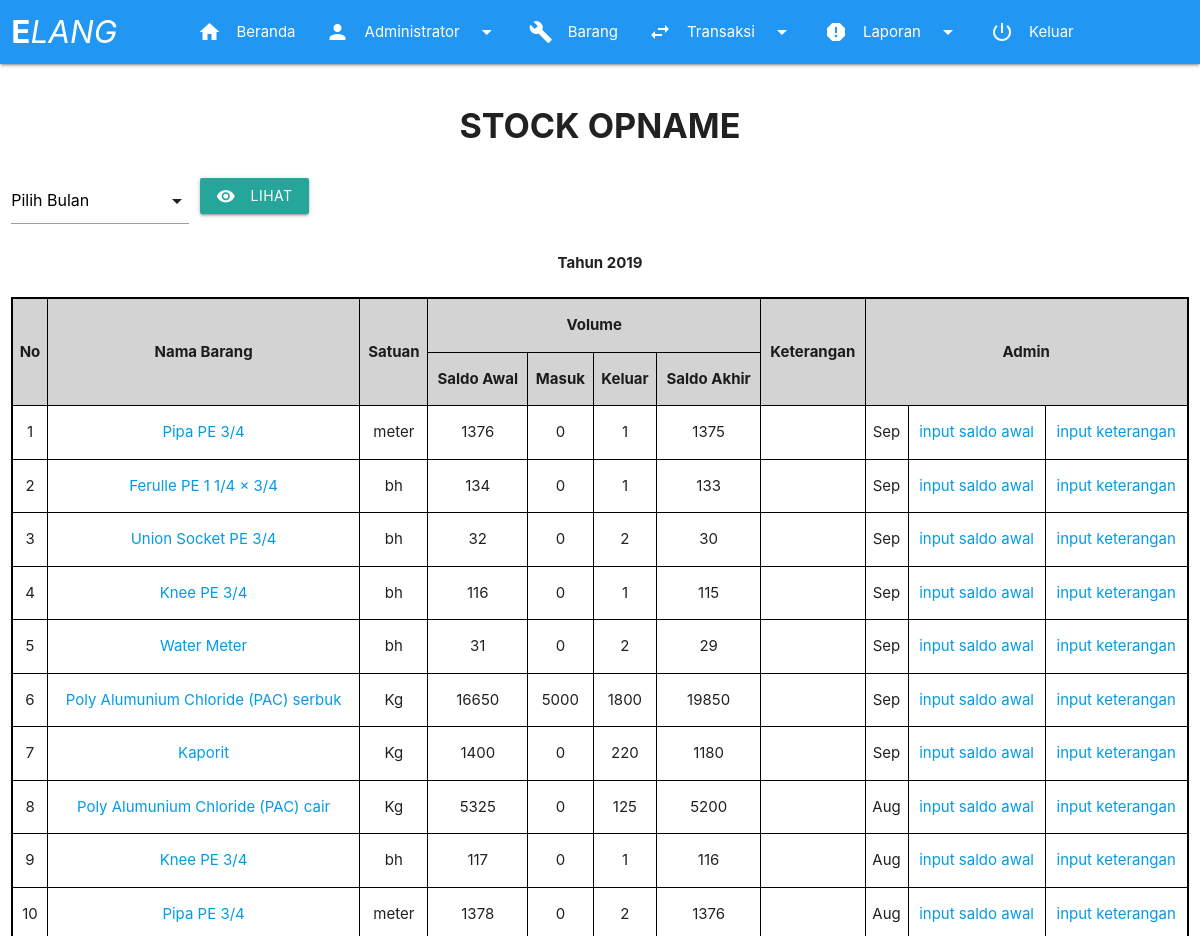
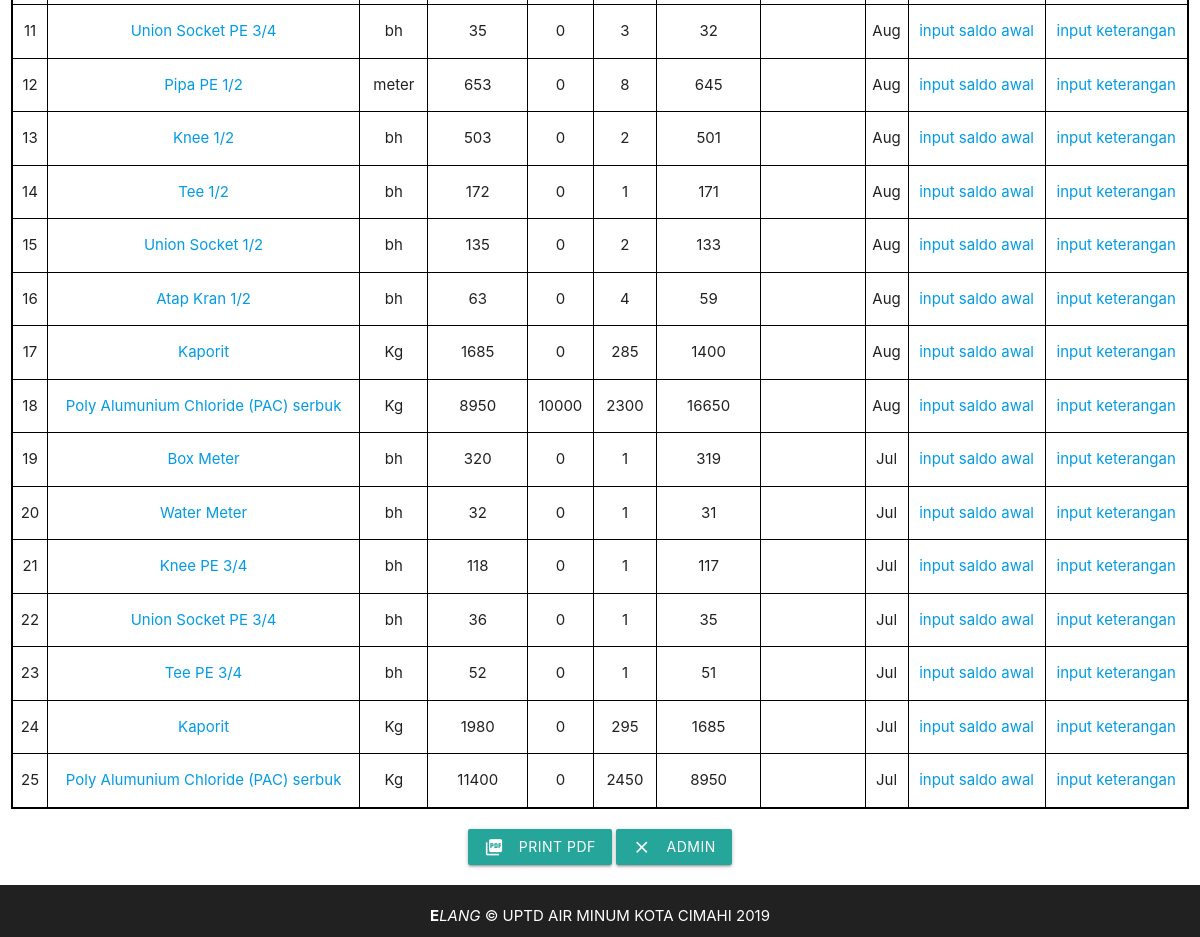
The page /page/stock_opname.php (signed in) on the database its author committed (2 pictures, top to bottom).
### tables this page shows
CREATE TABLE `stok_opname` (
  `id` int(11) NOT NULL,
  `nama_barang` varchar(100) NOT NULL,
  `kode_barang` varchar(10) NOT NULL,
  `satuan` varchar(10) NOT NULL,
  `saldo_awal` int(11) NOT NULL,
  `masuk` int(11) NOT NULL,
  `keluar` int(11) NOT NULL,
  `saldo_akhir` int(11) NOT NULL,
  `keterangan` varchar(100) NOT NULL,
  `bulan` date NOT NULL
);

### fungsi/fungsi.php (called while the page is built, shortened)
<?php
function tampilkan_stock_opname(){
	global $link;
	$query = "SELECT * FROM stok_opname ORDER BY bulan DESC";
	$result = mysqli_query($link, $query) or die ('gagal menampilkan data stock opname');
	return $result;
}
?>

### page/stock_opname.php (the view, shortened to what this page needs)
<!DOCTYPE html>
  <html>
    <head>
      <?php require_once "../aset/view/headcontent.php"; ?>
    </head>
    <body>
      <?php
      require_once "../aset/view/header.php";
      require_once "../fungsi/db.php";
      require_once "../fungsi/fungsi.php";
      $stock_opname = tampilkan_stock_opname();
      $nourut = 1;
      $namabulan = 'Tahun ' . date('Y');
      if(isset($_GET['bulan'])){
        $bulan = $_GET['bulan'];
        $stock_opname = opname_per_bulan($_GET['bulan']);
        if($bulan === '01'){
          $namabulan = 'Bulan Januari';
        }elseif($bulan === '02'){
          $namabulan = 'Bulan Februari';
        }elseif($bulan === '03'){
          $namabulan = 'Bulan Maret';
        }elseif($bulan === '04'){
          $namabulan = 'Bulan April';
        }elseif($bulan === '05'){
          $namabulan = 'Bulan Mei';
        }elseif($bulan === '06'){
          $namabulan = 'Bulan Juni';
        }elseif($bulan === '07'){
          $namabulan = 'Bulan Juli';
        }elseif($bulan === '08'){
          $namabulan = 'Bulan Agustus';
        }elseif($bulan === '09'){
          $namabulan = 'Bulan September';
        }elseif($bulan === '10'){
          $namabulan = 'Bulan Oktober';
        }elseif($bulan === '11'){
          $namabulan = 'Bulan November';
        }elseif($bulan === '12'){
          $namabulan = 'Bulan Desember';
        }else{
          $namabulan = 'Tahun ' . date('Y');
        }
      } else {
        $stock_opname = tampilkan_stock_opname();
      }
      ?>
      <main>
        <div class="row">
          <div class="col s12">
            <h4><div class="center"><b>STOCK OPNAME</b></div></h4>
          </div>
        </div>
        <form action="" method="get">
          <div class="row">
            <div class="col s2">
            </div>
            <div>
              <button class="btn waves-effect waves-light" type="submit" name="submit">Lihat
                <i class="material-icons left">remove_red_eye</i>
              </button>
            </div>
          </div>
        </form>
        <div id="cetakLaporan">
          <div class="row">
            <div class="col s12 center">
              <?='<b>' . $namabulan . '</b><br><br>';?>
              <table class="highlight responsive-table centered opname">
                <thead>
                <?php
                  $dispelayiw = '';
                ?>
                  <tr>
                    <th rowspan="2" class="center">No</th>
                    <th rowspan="2" class="center">Nama Barang</th>
                    <th rowspan="2" class="center">Satuan</th>
                    <th colspan="4" class="center">Volume</th>
                    <th rowspan="2" class="center">Keterangan</th>
                    <th rowspan="2" colspan="3" style="display:<?=$dispelayiw;?>;">Admin</th>
                  </tr>
                  <tr>
                    <th class="center">Saldo Awal</th>
                    <th class="center">Masuk</th>
                    <th class="center">Keluar</th>
                    <th class="center">Saldo Akhir</th>
                  </tr>
                </thead>
                <tbody>
                  <?php while($row = mysqli_fetch_assoc($stock_opname)):
                  $dispelay = '';
                  $syaldo_awal = $row['saldo_awal'];
                  ?>
                  <tr>
                    <td><?=$nourut++;?></td>
                    <td><a href="kartu_stock.php?kode=<?=$row['kode_barang'];?>"><?=$row['nama_barang'];?></a></td>
                    <td><?=$row['satuan'];?></td>
                    <td><?=$syaldo_awal;?></td>
                    <td><?=$row['masuk'];?></td>
                    <td><?=$row['keluar'];?></td>
                    <td><?=$row['saldo_akhir'];?></td>
                    <td><?=$row['keterangan'];?></td>
                    <td style="display:<?=$dispelayiw;?>;"><?= date('M', strtotime($row['bulan']));?></td>
                    <td style="display:<?=$dispelayiw;?>;"><a href="opname_saldo_awal.php?id=<?=$row['id'];?>" style="display:<?=$dispelay;?>;">input saldo awal</a></td>
                    <td style="display:<?=$dispelayiw;?>;"><a href="opname_keterangan.php?id=<?=$row['id'];?>" style="display:<?=$dispelay;?>;">input keterangan</a></td>
                  </tr>
                  <?php endwhile;?>
                </tbody>
              </table>
            </div>
          </div>
        </div>
        <div class="row">
          <div class="center">
            <div class="col s12">
              <button class="btn waves-effect waves-light" onclick="printContent('cetakLaporan')">Print PDF
                <i class="material-icons left">picture_as_pdf</i>
              </button>
              <a class="btn lighten-1 waves-effect waves-light" href="opname_input_saldo_awal_keterangan.php">Admin
                <i class="material-icons left">clear</i>
              </a>
            </div>
          </div>
        </div>
      </main>
      <?php
      require_once "../aset/view/footer.php";
      ?>
    </body>
  </html>

### aset/css/style.css (style rules this page uses)
* { margin: 0; padding: 0; }
body { background: #fff; display: flex; min-height: 100vh; flex-direction: column; }
main { flex: 1 0 auto; }
.opname { border: 2px solid black; }
.opname th { border: 1px solid black; background-color: lightgray; }
.opname td { border: 1px solid black; }

### rows shown on the page
stok_opname: nama_barang "Pipa PE 3/4", satuan "meter", saldo_awal "1376", masuk "0", keluar "1", saldo_akhir "1375", bulan "Sep"
stok_opname: nama_barang "Ferulle PE 1 1/4 × 3/4", satuan "bh", saldo_awal "134", masuk "0", keluar "1", saldo_akhir "133", bulan "Sep"
stok_opname: nama_barang "Union Socket PE 3/4", satuan "bh", saldo_awal "32", masuk "0", keluar "2", saldo_akhir "30", bulan "Sep"
stok_opname: nama_barang "Knee PE 3/4", satuan "bh", saldo_awal "116", masuk "0", keluar "1", saldo_akhir "115", bulan "Sep"
stok_opname: nama_barang "Water Meter", satuan "bh", saldo_awal "31", masuk "0", keluar "2", saldo_akhir "29", bulan "Sep"
stok_opname: nama_barang "Poly Alumunium Chloride (PAC) serbuk", satuan "Kg", saldo_awal "16650", masuk "5000", keluar "1800", saldo_akhir "19850", bulan "Sep"
stok_opname: nama_barang "Kaporit", satuan "Kg", saldo_awal "1400", masuk "0", keluar "220", saldo_akhir "1180", bulan "Sep"
stok_opname: nama_barang "Poly Alumunium Chloride (PAC) cair", satuan "Kg", saldo_awal "5325", masuk "0", keluar "125", saldo_akhir "5200", bulan "Aug"
stok_opname: nama_barang "Knee PE 3/4", satuan "bh", saldo_awal "117", masuk "0", keluar "1", saldo_akhir "116", bulan "Aug"
stok_opname: nama_barang "Pipa PE 3/4", satuan "meter", saldo_awal "1378", masuk "0", keluar "2", saldo_akhir "1376", bulan "Aug"
stok_opname: nama_barang "Union Socket PE 3/4", satuan "bh", saldo_awal "35", masuk "0", keluar "3", saldo_akhir "32", bulan "Aug"
stok_opname: nama_barang "Pipa PE 1/2", satuan "meter", saldo_awal "653", masuk "0", keluar "8", saldo_akhir "645", bulan "Aug"
stok_opname: nama_barang "Knee 1/2", satuan "bh", saldo_awal "503", masuk "0", keluar "2", saldo_akhir "501", bulan "Aug"
stok_opname: nama_barang "Tee 1/2", satuan "bh", saldo_awal "172", masuk "0", keluar "1", saldo_akhir "171", bulan "Aug"
stok_opname: nama_barang "Union Socket 1/2", satuan "bh", saldo_awal "135", masuk "0", keluar "2", saldo_akhir "133", bulan "Aug"
stok_opname: nama_barang "Atap Kran 1/2", satuan "bh", saldo_awal "63", masuk "0", keluar "4", saldo_akhir "59", bulan "Aug"
stok_opname: nama_barang "Kaporit", satuan "Kg", saldo_awal "1685", masuk "0", keluar "285", saldo_akhir "1400", bulan "Aug"
stok_opname: nama_barang "Poly Alumunium Chloride (PAC) serbuk", satuan "Kg", saldo_awal "8950", masuk "10000", keluar "2300", saldo_akhir "16650", bulan "Aug"
stok_opname: nama_barang "Box Meter", satuan "bh", saldo_awal "320", masuk "0", keluar "1", saldo_akhir "319", bulan "Jul"
stok_opname: nama_barang "Water Meter", satuan "bh", saldo_awal "32", masuk "0", keluar "1", saldo_akhir "31", bulan "Jul"
stok_opname: nama_barang "Knee PE 3/4", satuan "bh", saldo_awal "118", masuk "0", keluar "1", saldo_akhir "117", bulan "Jul"
stok_opname: nama_barang "Union Socket PE 3/4", satuan "bh", saldo_awal "36", masuk "0", keluar "1", saldo_akhir "35", bulan "Jul"
stok_opname: nama_barang "Tee PE 3/4", satuan "bh", saldo_awal "52", masuk "0", keluar "1", saldo_akhir "51", bulan "Jul"
stok_opname: nama_barang "Kaporit", satuan "Kg", saldo_awal "1980", masuk "0", keluar "295", saldo_akhir "1685", bulan "Jul"
stok_opname: nama_barang "Poly Alumunium Chloride (PAC) serbuk", satuan "Kg", saldo_awal "11400", masuk "0", keluar "2450", saldo_akhir "8950", bulan "Jul"

### other values the page prints
$_SESSION['username'] "Administrator"
$namabulan "Tahun 2019"
